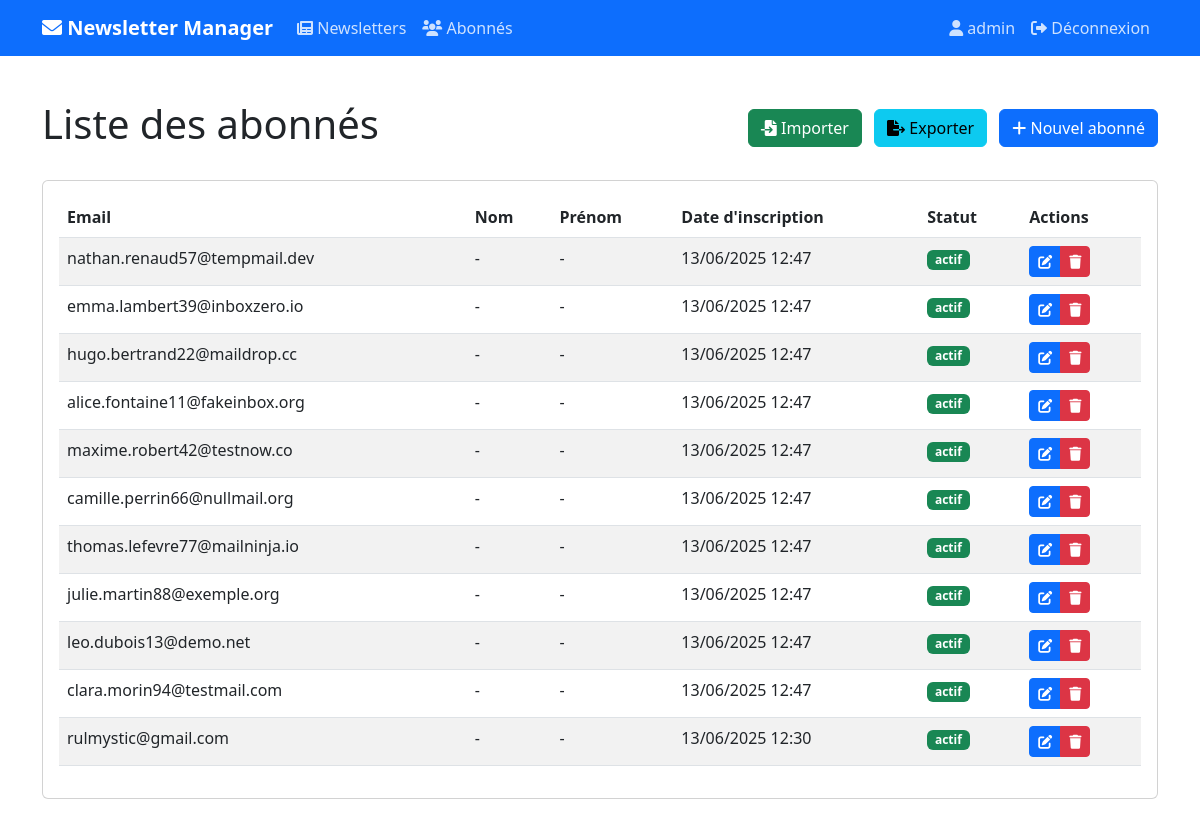
Screenshot of /newsletters/subscribers/ (signed in) with the database file from the repository.
### newsletters/models.py (models this page shows, shortened)
class Subscriber(models.Model):
    email = models.EmailField(unique=True)
    nom = models.CharField(max_length=100, null=True, blank=True)
    prenom = models.CharField(max_length=100, null=True, blank=True)
    date_inscription = models.DateTimeField(auto_now_add=True)
    statut = models.CharField(max_length=20, default='actif')
    token_desabonnement = models.CharField(max_length=32, unique=True)

### newsletters/views.py (the view)
# urls.py: path('subscribers/', views.subscriber_list, name='subscriber_list'),
@login_required
def subscriber_list(request):
    subscribers = Subscriber.objects.all().order_by('-date_inscription')
    return render(request, 'newsletters/subscriber_list.html', {
        'subscribers': subscribers
    })

### newsletters/templates/newsletters/subscriber_list.html (shortened to what this page needs)
{% extends 'base.html' %}
{% load crispy_forms_tags %}
{% block content %}
<div class="container mt-4">
    <div class="d-flex justify-content-between align-items-center mb-4">
        <h1>Liste des abonnés</h1>
        <div>
            <a href="{% url 'subscriber_import' %}" class="btn btn-success me-2">
                <i class="fas fa-file-import"></i> Importer
            </a>
            <a href="{% url 'subscriber_export' %}" class="btn btn-info me-2">
                <i class="fas fa-file-export"></i> Exporter
            </a>
            <a href="{% url 'subscriber_create' %}" class="btn btn-primary">
                <i class="fas fa-plus"></i> Nouvel abonné
            </a>
        </div>
    </div>
    <div class="card">
        <div class="card-body">
            <div class="table-responsive">
                <table class="table table-striped">
                    <thead>
                        <tr>
                            <th>Email</th>
                            <th>Nom</th>
                            <th>Prénom</th>
                            <th>Date d'inscription</th>
                            <th>Statut</th>
                            <th>Actions</th>
                        </tr>
                    </thead>
                    <tbody>
                        {% for subscriber in subscribers %}
                        <tr>
                            <td>{{ subscriber.email }}</td>
                            <td>{{ subscriber.nom|default:"-" }}</td>
                            <td>{{ subscriber.prenom|default:"-" }}</td>
                            <td>{{ subscriber.date_inscription|date:"d/m/Y H:i" }}</td>
                            <td>
                                <span class="badge {% if subscriber.statut == 'actif' %}bg-success{% else %}bg-danger{% endif %}">
                                    {{ subscriber.statut }}
                                </span>
                            </td>
                            <td>
                                <div class="btn-group">
                                    <a href="{% url 'subscriber_edit' subscriber.id %}" class="btn btn-sm btn-primary">
                                        <i class="fas fa-edit"></i>
                                    </a>
                                    <button type="button" class="btn btn-sm btn-danger"
                                            data-bs-toggle="modal"
                                            data-bs-target="#deleteModal{{ subscriber.id }}">
                                        <i class="fas fa-trash"></i>
                                    </button>
                                </div>
                            </td>
                        </tr>
                        {% empty %}
                        <tr>
                            <td colspan="6" class="text-center">Aucun abonné trouvé</td>
                        </tr>
                        {% endfor %}
                    </tbody>
                </table>
            </div>
        </div>
    </div>
</div>
{% endblock %}

### templates/base.html (shortened to what this page needs)
<!DOCTYPE html>
<html lang="fr">
<head>
    <link href="https://cdn.jsdelivr.net/npm/bootstrap@5.3.0/dist/css/bootstrap.min.css" rel="stylesheet">
    <link href="https://cdnjs.cloudflare.com/ajax/libs/font-awesome/6.0.0/css/all.min.css" rel="stylesheet">
</head>
<body>
    <nav class="navbar navbar-expand-lg navbar-dark bg-primary">
        <div class="container">
            <a class="navbar-brand" href="{% url 'newsletter_list' %}">
                <i class="fas fa-envelope"></i> Newsletter Manager
            </a>
            <div class="collapse navbar-collapse" id="navbarNav">
                <ul class="navbar-nav me-auto">
                    <li class="nav-item">
                        <a class="nav-link" href="{% url 'newsletter_list' %}">
                            <i class="fas fa-newspaper"></i> Newsletters
                        </a>
                    </li>
                    <li class="nav-item">
                        <a class="nav-link" href="{% url 'subscriber_list' %}">
                            <i class="fas fa-users"></i> Abonnés
                        </a>
                    </li>
                </ul>
                {% if user.is_authenticated %}
                <ul class="navbar-nav">
                    <li class="nav-item">
                        <span class="nav-link">
                            <i class="fas fa-user"></i> {{ user.username }}
                        </span>
                    </li>
                    <li class="nav-item">
                        <form method="post" action="{% url 'logout' %}" class="d-inline">
                            <button type="submit" class="btn btn-link nav-link">
                                <i class="fas fa-sign-out-alt"></i> Déconnexion
                            </button>
                        </form>
                    </li>
                </ul>
                {% endif %}
            </div>
        </div>
    </nav>
    <div class="content-wrapper">
        {% block content %}{% endblock %}
    </div>
</body>
</html>

### templates/base.html (style rules this page uses)
.navbar-brand { font-weight: bold; }
.nav-link { color: rgba(255,255,255,.8) !important; }
.content-wrapper { min-height: calc(100vh - 56px); padding: 20px 0; }

### rows the page displays
Subscriber: email "nathan.renaud57@tempmail.dev", nom "-", prenom "-", date_inscription "13/06/2025 12:47", statut "actif"
Subscriber: email "emma.lambert39@inboxzero.io", nom "-", prenom "-", date_inscription "13/06/2025 12:47", statut "actif"
Subscriber: email "hugo.bertrand22@maildrop.cc", nom "-", prenom "-", date_inscription "13/06/2025 12:47", statut "actif"
Subscriber: email "alice.fontaine11@fakeinbox.org", nom "-", prenom "-", date_inscription "13/06/2025 12:47", statut "actif"
Subscriber: email "maxime.robert42@testnow.co", nom "-", prenom "-", date_inscription "13/06/2025 12:47", statut "actif"
Subscriber: email "camille.perrin66@nullmail.org", nom "-", prenom "-", date_inscription "13/06/2025 12:47", statut "actif"
Subscriber: email "thomas.lefevre77@mailninja.io", nom "-", prenom "-", date_inscription "13/06/2025 12:47", statut "actif"
Subscriber: email "julie.martin88@exemple.org", nom "-", prenom "-", date_inscription "13/06/2025 12:47", statut "actif"
Subscriber: email "leo.dubois13@demo.net", nom "-", prenom "-", date_inscription "13/06/2025 12:47", statut "actif"
Subscriber: email "clara.morin94@testmail.com", nom "-", prenom "-", date_inscription "13/06/2025 12:47", statut "actif"
Subscriber: email "rulmystic@gmail.com", nom "-", prenom "-", date_inscription "13/06/2025 12:30", statut "actif"

### other values shown
{{ user.username }} "admin"
